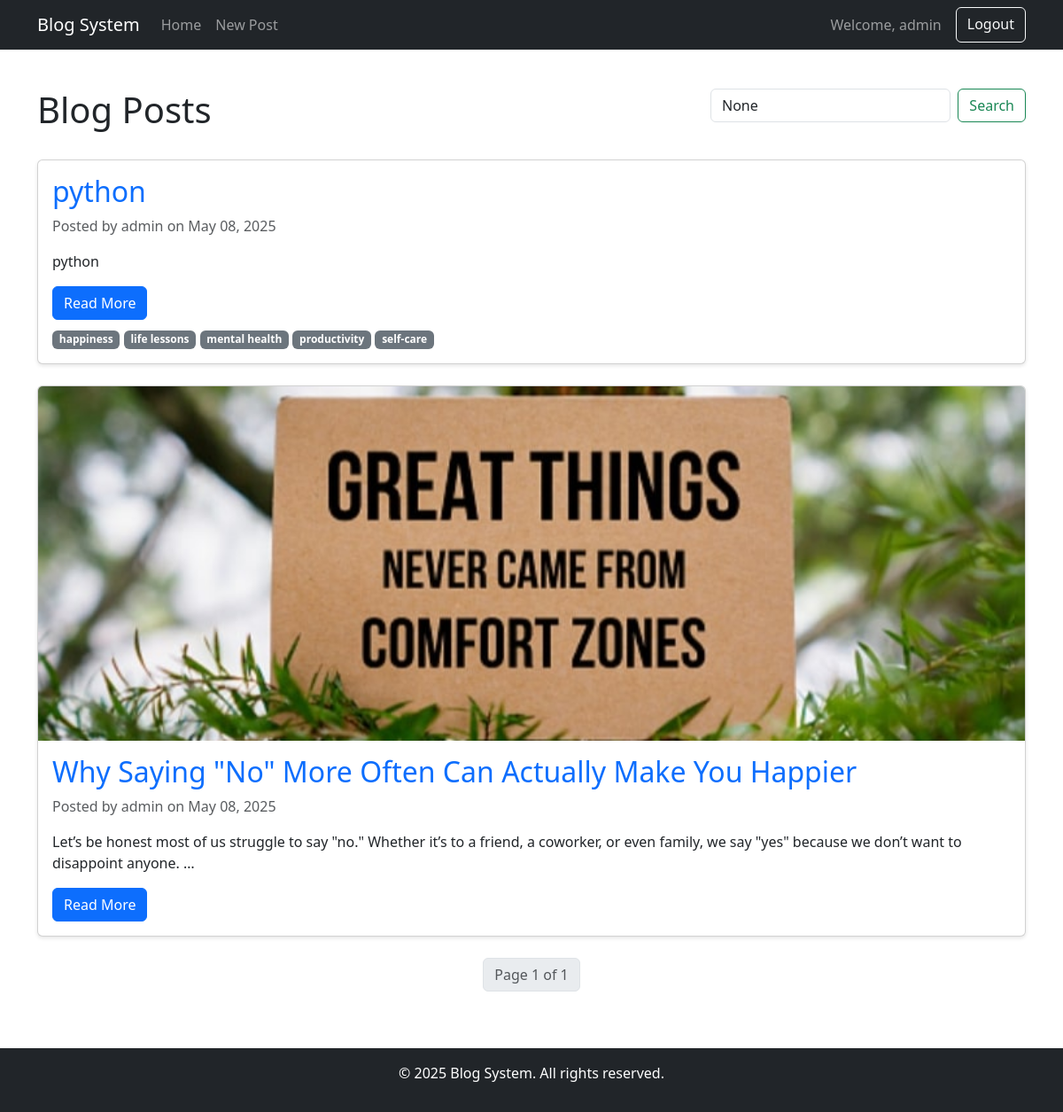
The app's page / (signed in) with its own data.
### blog/models.py (models this page shows, shortened)
class Post(models.Model):
    title = models.CharField(max_length=100)
    content = models.TextField()
    image = models.ImageField(upload_to='post_images/', blank=True, null=True)
    date_posted = models.DateTimeField(default=timezone.now)
    author = models.ForeignKey(User, on_delete=models.CASCADE)
    tags = models.ManyToManyField(Tag, blank=True, related_name='posts')
    class Meta:
        ordering = ['-date_posted']

class Tag(models.Model):
    name = models.CharField(max_length=50, unique=True)
    class Meta:
        ordering = ['name']

### blog/views.py (the view)
# urls.py: path('', views.post_list, name='post_list'),
def post_list(request):
    query = request.GET.get('q')
    posts = Post.objects.all().prefetch_related('tags').select_related('author').order_by('-date_posted')
    if query:
        posts = posts.filter(
            Q(title__icontains=query) |
            Q(content__icontains=query) |
            Q(tags__name__icontains=query)
        ).distinct()
    paginator = Paginator(posts, 5)  # Show 5 posts per page
    page_number = request.GET.get('page')
    page_obj = paginator.get_page(page_number)
    context = {
        'page_obj': page_obj,
        'query': query,
    }
    return render(request, 'blog/post_list.html', context)

### blog/templates/blog/post_list.html (shortened to what this page needs)
{% extends 'blog/base.html' %}
{% load crispy_forms_tags %}
{% block content %}
<div class="row mb-4">
    <div class="col-md-8">
        <h1>Blog Posts</h1>
    </div>
    <div class="col-md-4">
        <form method="get" class="d-flex">
            <input class="form-control me-2" type="search" name="q" placeholder="Search posts..." value="{{ query }}">
            <button class="btn btn-outline-success" type="submit">Search</button>
        </form>
    </div>
</div>
{% for post in page_obj %}
<article class="card mb-4">
    {% if post.image %}
    <img src="{{ post.image.url }}" class="card-img-top" alt="{{ post.title }}">
    {% endif %}
    <div class="card-body">
        <h2 class="card-title"><a href="{% url 'blog:post_detail' post.pk %}" class="text-decoration-none">{{ post.title }}</a></h2>
        <p class="card-text text-muted">Posted by {{ post.author }} on {{ post.date_posted|date:"F d, Y" }}</p>
        <p class="card-text">{{ post.content|truncatewords:30 }}</p>
        <a href="{% url 'blog:post_detail' post.pk %}" class="btn btn-primary">Read More</a>
        {% if post.tags.exists %}
        <div class="mt-2">
            {% for tag in post.tags.all %}
            <span class="badge bg-secondary">{{ tag.name }}</span>
            {% endfor %}
        </div>
        {% endif %}
    </div>
</article>
{% empty %}
<div class="alert alert-info">No posts found.</div>
{% endfor %}
<nav aria-label="Page navigation">
    <ul class="pagination justify-content-center">
        <li class="page-item disabled">
            <span class="page-link">
                Page {{ page_obj.number }} of {{ page_obj.paginator.num_pages }}
            </span>
        </li>
    </ul>
</nav>
{% endblock %}

### blog/templates/blog/base.html (shortened to what this page needs)
<!DOCTYPE html>
<html lang="en">
<head>
    <link href="https://cdn.jsdelivr.net/npm/bootstrap@5.3.0/dist/css/bootstrap.min.css" rel="stylesheet">
    {% load static %}
    <link rel="stylesheet" href="{% static 'blog/css/styles.css' %}">
</head>
<body>
    <nav class="navbar navbar-expand-lg navbar-dark bg-dark">
        <div class="container">
            <a class="navbar-brand" href="{% url 'blog:post_list' %}">Blog System</a>
            <div class="collapse navbar-collapse" id="navbarNav">
                <ul class="navbar-nav me-auto">
                    <li class="nav-item">
                        <a class="nav-link" href="{% url 'blog:post_list' %}">Home</a>
                    </li>
                    {% if user.is_authenticated %}
                    <li class="nav-item">
                        <a class="nav-link" href="{% url 'blog:post_create' %}">New Post</a>
                    </li>
                    {% endif %}
                </ul>
                <div class="d-flex">
                    {% if user.is_authenticated %}
                    <span class="navbar-text me-3">Welcome, {{ user.username }}</span>
                    <a href="{% url 'blog:logout' %}" class="btn btn-outline-light">Logout</a>
                    {% else %}
                    <a href="{% url 'blog:login' %}" class="btn btn-outline-light me-2">Login</a>
                    <a href="{% url 'blog:register' %}" class="btn btn-light">Register</a>
                    {% endif %}
                </div>
            </div>
        </div>
    </nav>
    <div class="container mt-4">
        {% block content %}{% endblock %}
    </div>
    <footer class="bg-dark text-white text-center py-3 mt-5">
        <div class="container">
            <p>&copy; {% now "Y" %} Blog System. All rights reserved.</p>
        </div>
    </footer>
</body>
</html>

### blog/static/blog/css/styles.css (style rules this page uses)
body { min-height: 100vh; display: flex; flex-direction: column; }
.container { flex: 1; }
.card { margin-bottom: 20px; box-shadow: 0 2px 4px rgba(0,0,0,0.1); }
.card-img-top { max-height: 400px; object-fit: cover; }
.navbar { margin-bottom: 20px; }
footer { margin-top: auto; }

### records on screen
Post: title "python", author "admin", date_posted "May 08, 2025", content "python"
Tag: name "happiness"
Tag: name "life lessons"
Tag: name "mental health"
Tag: name "productivity"
Tag: name "self-care"
Post: image (picture), title "Why Saying \"No\" More Often Can Actually Make You Happier", author "admin", date_posted "May 08, 2025", content "Let’s be honest most of us struggle to say \"no.\" Whether it’s to a friend, a coworker, or even family, we say \"yes\" because we don’t want to disappoint anyone. …"

### other values on screen
{{ user.username }} "admin"
{{ page_obj.number }} "1"
{{ page_obj.paginator.num_pages }} "1"
